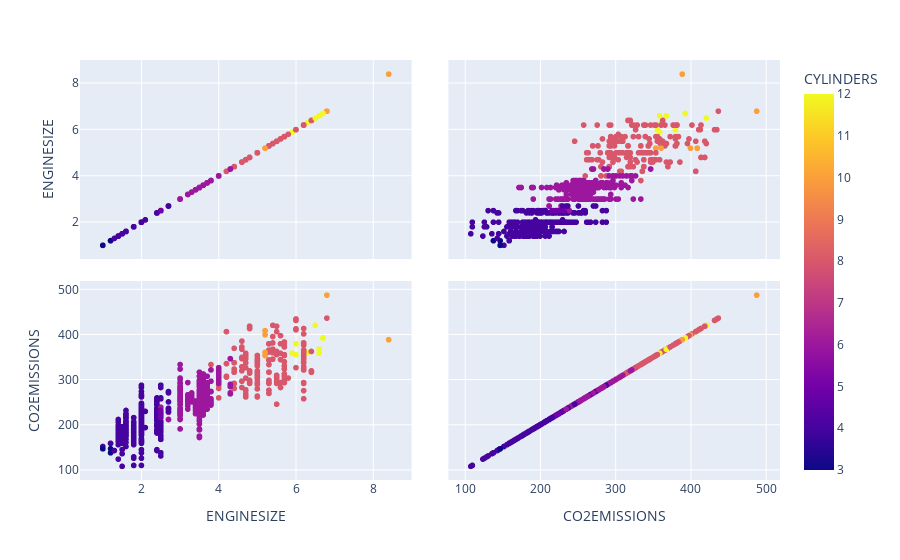

Source (notebook cell):
### Code cell
fig = px.scatter_matrix(df , dimensions=['ENGINESIZE' , 'CO2EMISSIONS'] , color='CYLINDERS')
fig.show()

### Figure 1 — Plotly figure (JSON) as saved in the notebook; plotly's stock layout.template omitted (floating-point values rounded to 4 significant figures; data arrays with more than 128 entries replaced by an {"elided": "..."} marker saying what was removed)
{"data": [{"dimensions": [{"axis": {"matches": true}, "label": "ENGINESIZE", "values": {"elided": "1067 float values"}}, {"axis": {"matches": true}, "label": "CO2EMISSIONS", "values": {"elided": "1067 int values"}}], "hovertemplate": "%{xaxis.title.text}=%{x}<br>%{yaxis.title.text}=%{y}<br>CYLINDERS=%{marker.color}<extra></extra>", "legendgroup": "", "marker": {"color": {"elided": "1067 int values"}, "coloraxis": "coloraxis", "symbol": "circle"}, "name": "", "showlegend": false, "type": "splom"}], "layout": {"coloraxis": {"colorbar": {"title": {"text": "CYLINDERS"}}, "colorscale": [[0, "#0d0887"], [0.1111, "#46039f"], [0.2222, "#7201a8"], [0.3333, "#9c179e"], [0.4444, "#bd3786"], [0.5556, "#d8576b"], [0.6667, "#ed7953"], [0.7778, "#fb9f3a"], [0.8889, "#fdca26"], [1, "#f0f921"]]}, "dragmode": "select", "legend": {"tracegroupgap": 0}, "margin": {"t": 60}}}
